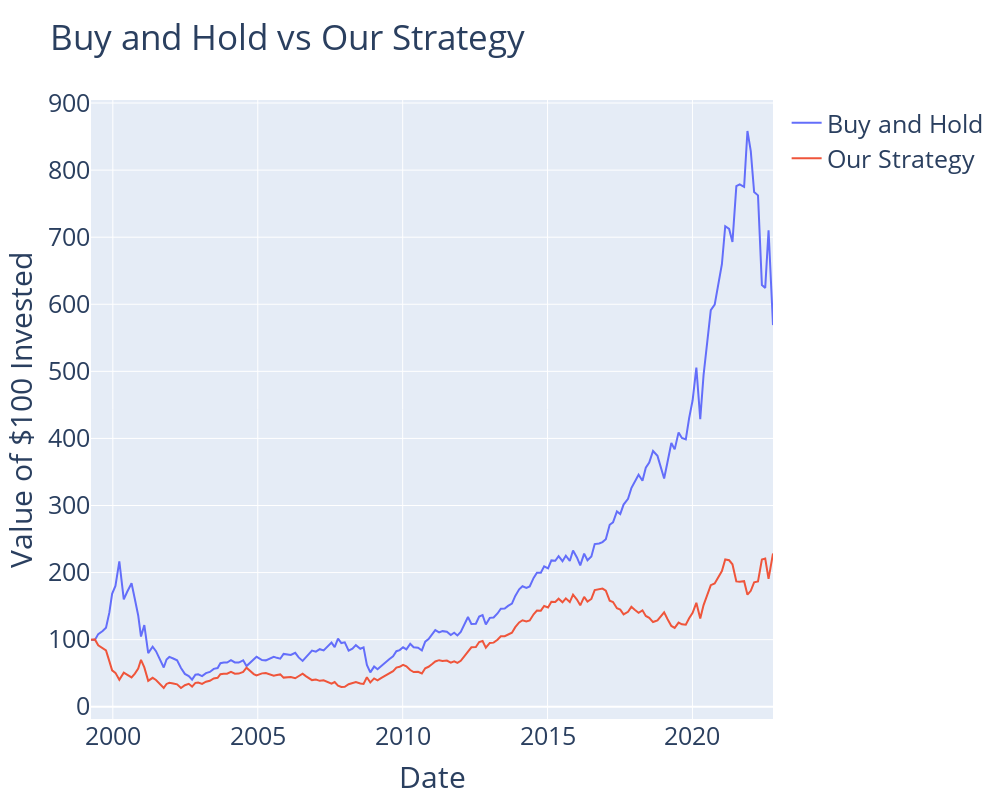

Source (notebook cell):
### Code cell
df_merge = pd.merge(df_measure_mm, df_QQQ, left_on="ReleaseDate", right_on="Date", how="left")
df_merge["inter_meeting_period_ret"] = df_merge["Adj Close"].pct_change(1)*100
df_merge["inter_meeting_period_ret"] = df_merge["inter_meeting_period_ret"].shift(-1) 
df_merge = df_merge.dropna()
print(df_merge.shape)

print(df_merge.to_csv("temp.csv", index=False))

var_x = df_merge["our_measure"].tolist()

dates_list = [df_merge["Date"].tolist()[0]]
QQQ_BAH_list = [100.0]
QQQ_LSM_list = [100.0]
for i in range(0, len(var_x)):
    if i+1 == len(var_x):
        dates_list.append(df_measure_mm["ReleaseDate"].tolist()[-1])
    else:
        dates_list.append(df_merge["ReleaseDate"].tolist()[i+1])
    measure_value = df_merge["our_measure"].tolist()[i]
    rolling_avg = df_measure_mm["SMA"].tolist()[i]
    pct_change = df_merge["inter_meeting_period_ret"].tolist()[i]
    QQQ_BAH_list.append(QQQ_BAH_list[-1]*(1.0+(pct_change/100.0)))

    if measure_value <= 0.0: 
        QQQ_LSM_list.append(QQQ_LSM_list[-1]*(1.0+(pct_change/100.0)))
    else:
        QQQ_LSM_list.append(QQQ_LSM_list[-1]*(1.0-(pct_change/100.0)))

print(QQQ_BAH_list[-1], QQQ_LSM_list[-1])

fig = go.Figure()

fig.add_trace(go.Scatter(x=dates_list, y=QQQ_BAH_list,
    name="Buy and Hold"       # this sets its legend entry
))


fig.add_trace(go.Scatter(x=dates_list, y=QQQ_LSM_list,
    name="Our Strategy"
))



# Add figure title
fig.update_layout(
    title_text="Buy and Hold vs Our Strategy"
)

# Set x-axis title
fig.update_xaxes(title_text="Date")
# Set y-axes title
fig.update_yaxes(title_text="Value of $100 Invested")

fig.update_layout(
    autosize=False,
    width=1000,
    height=800,
    font=dict(
        size=25,
    ))

fig.show()

### Figure 1 — Plotly figure (JSON) as saved in the notebook; plotly's stock layout.template omitted (floating-point values rounded to 4 significant figures; data arrays with more than 128 entries replaced by an {"elided": "..."} marker saying what was removed)
{"data": [{"name": "Buy and Hold", "type": "scatter", "x": {"elided": "190 str values"}, "y": {"elided": "190 float values"}}, {"name": "Our Strategy", "type": "scatter", "x": {"elided": "190 str values"}, "y": {"elided": "190 float values"}}], "layout": {"autosize": false, "font": {"size": 25}, "height": 800, "title": {"text": "Buy and Hold vs Our Strategy"}, "width": 1000, "xaxis": {"title": {"text": "Date"}}, "yaxis": {"title": {"text": "Value of $100 Invested"}}}}
